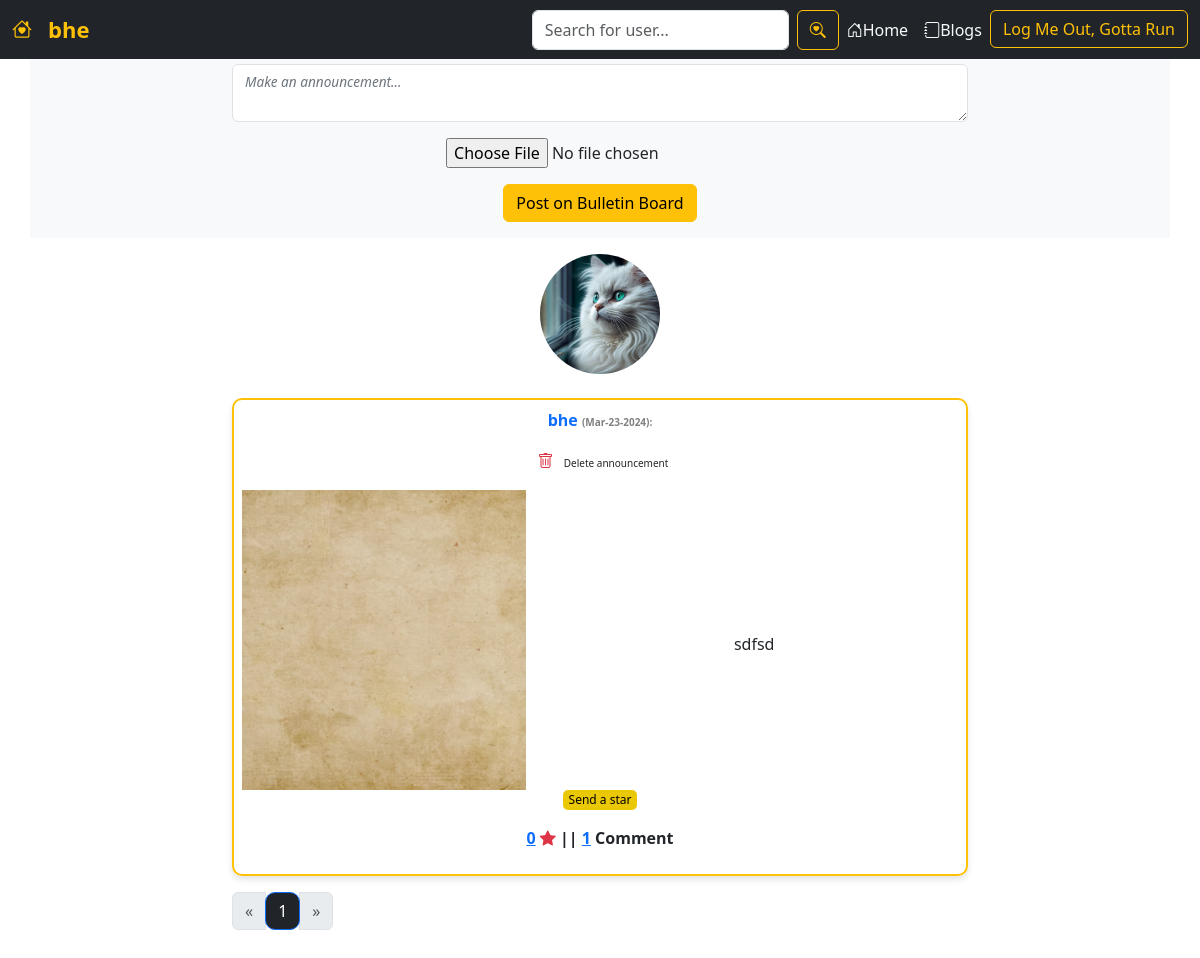
The page /bulletin-board-all/ (signed in) on the database its author committed.
### users/models.py (models this page shows, shortened)
class BulletinBoard(models.Model):
    id = models.UUIDField(primary_key=True, default=uuid.uuid4)
    user = models.CharField(max_length=100)
    content = models.TextField()
    image = models.ImageField(default='read-me.jpg', upload_to='announcement_pics')
    liked = models.ManyToManyField(User, default=None, blank=True, related_name='liked')
    created_at = models.DateTimeField(default=datetime.now)
    no_of_likes = models.IntegerField(default=0)
    no_of_comments = models.IntegerField(default=0)
    highlight = models.BooleanField(default=False)

### users/views.py (the view)
# urls.py: path('bulletin-board-all/', views.show_bulletin_board, name='show-bulletin-board'),
def show_bulletin_board(request):
    try:
        user_object = User.objects.get(username=request.user.username)
        user_profile = Profile.objects.get(user=user_object)
    except User.DoesNotExist:
        user_profile = None
    except Profile.DoesNotExist:
        user_profile = None
    user_following_list = []
    feed = []
    user_following = FollowersCount.objects.filter(follower=request.user.username)
    for users in user_following:
        user_following_list.append(users.user)
    for usernames in user_following_list:
        feed_lists = BulletinBoard.objects.filter(user=usernames)
        feed.append(feed_lists)
    user_posts = BulletinBoard.objects.filter(user=request.user)
    highlighted_posts = BulletinBoard.objects.filter(highlight=True)
    feed_list = list(chain(*feed)) + list(user_posts) + list(highlighted_posts)
    feed_list = sorted(feed_list, key=lambda x: x.created_at, reverse=True)
    if not feed_list and request.user.is_authenticated:
        messages.info(request, "Follow people to start viewing their announcements.")
    paginator = Paginator(feed_list, 18)
    page_number = request.GET.get('page', 1)
    try:
        posts = paginator.page(page_number)
    except PageNotAnInteger:
        posts = paginator.page(1)
    except EmptyPage:
        posts = paginator.page(paginator.num_pages)
    return render(request, 'users/bulletin-board.html', {'user_profile': user_profile, 'posts': posts})

### users/templates/users/bulletin-board.html (shortened to what this page needs)
{% extends 'users/base.html' %}
{% block content %}
<section id="bulletin-board" class="mt-5">
    <div class="container mb-0 pb-5 mt-5">
        <div class="row justify-content-center bg-light py-3">
            <div class="col-md-8 text-center">
                {% if user.is_authenticated and request.user.profile.verified %}
                <form action="{% url 'users:bulletin-board' %}" method="POST" enctype="multipart/form-data">
                    <div class="form-floating">
                        <textarea class="form-control" name="content" id="floatingTextarea" oninput="autoAdjustTextarea()"></textarea>
                        <label for="floatingTextarea"><span class="text-secondary fst-italic">Make an announcement...</span></label>
                    </div>
                    <div class="form-group mt-3">
                        <input type="file" class="form-control-file" id="image" name="image">
                    </div>
                    <button type="submit" class="btn btn-warning mt-3">
                        Post on Bulletin Board
                    </button>
                </form>
            {% endif %}
        </div>
    </div>
        <div class="text-center mt-3">
            <img width="120" height="120" style="object-fit:cover; border-radius:60px;" src="/pictures/profile_pictures/profilepic.jpg"/><br>
        </div>
        <div class="text-center pt-3">
        </div>
        <div class="row justify-content-center">
            <div class="col-md-8 text-center">
                {% for post in posts %}
                    {% if post.highlight %}
                    <div class="bg-light border border-2 border-warning p-2 mb-3" style="
                    border-radius:10px;
                    box-shadow: 0 4px 6px rgba(0, 0, 0, 0.1);
                    ">
                    <div class="">
                        <p style="font-size:12px;
                                font-weight:bolder; color:rgb(255, 191, 0);
                                margin-bottom: 1px;">HIGHLIGHT</p>
                            <p class="fw-bold text-warning">
                                <a href="{% url 'profile' username=post.user %}" style="text-decoration: none;">
                        <p class="fw-bold text-warning">
                            <a href="{% url 'profile' username=post.user %}" style="text-decoration: none;">
                                <i class="bi bi-check-circle-fill text-warning"></i>
                                 <span>{{ post.user }}</span>
                            </a>
                                <span style="font-size:10px; color:gray;">
                                ({{ post.created_at|date:"M-d-Y" }} || {{ post.created_at|time:"g:i A" }}):
                            </span>
                        </p>
                        {% if post.user == user.username %}
                        <form action="{% url 'users:delete-post' post.id %}" method="POST">
                            {% csrf_token %}
                            <button type="submit" class="text-danger" style="border:none; background-color:white;"><i class="bi bi-trash"></i></button>
                            <span style="font-size: 10px; ">Delete announcement</span>
                        </form>
                    {% endif %}
                    <div class="row align-items-center pt-3">
                        <div class="col-lg-5">
                            <a href="{{ post.image.url }}" data-lightbox="image" class="lightbox-link">
                            <img src="{{ post.image.url }}" style="object-fit:cover; width:100%; height: 300px;">
                            <div class="close-button"></div>
                            </a>
                        </div>
                        <div class="col-lg-7">
                            <p class="text-muted my-4" style="text-align: left;">
                                <div class="bulletin-post" id="post{{ post.id }}">
                                    {{ post.content|truncatewords:60 }}
                                    {% if post.content|wordcount > 60 %}
                                        <span class="full-text" style="display: none;">
                                            {{ post.content }}
                                        </span>
                                        <a href="#" class="toggle-link" style="
                                        text-decoration:none;
                                        color:blue;">Show more</a>
                                    {% endif %}
                                </div>
                            </p>
                        </div>
                    </div>
                    {% else %}
                    <div class="border border-2 border-warning p-2 mb-3" style="
                        border-radius:10px;
                        box-shadow: 0 4px 6px rgba(0, 0, 0, 0.1);
                        ">
                        <div class="">
                            <p class="fw-bold text-warning">
                                <a href="{% url 'profile' username=post.user %}" style="text-decoration: none;">
                                    <span>{{ post.user }}</span>
                                </a>
                                    <span style="font-size:10px; color:gray;">
                                    ({{ post.created_at|date:"M-d-Y" }}):
                                </span>
                            </p>
                            {% if post.user == user.username %}
                            <form action="{% url 'users:delete-post' post.id %}" method="POST">
                                <button type="submit" class="text-danger" style="border:none; background-color:white;"><i class="bi bi-trash"></i></button>
                                <span style="font-size: 10px; ">Delete announcement</span>
                            </form>
                        {% endif %}
                        <div class="row align-items-center pt-3">
                            <div class="col-lg-5">
                                <a href="{{ post.image.url }}" data-lightbox="image">
                                    <img src="{{ post.image.url }}" style="object-fit:cover; width:100%; height: 300px;">
                                </a>
                            </div>
                            <div class="col-lg-7">
                                <p class="text-muted my-4" style="text-align: left;">
                                    <div class="bulletin-post" id="post{{ post.id }}">
                                        {{ post.content|truncatewords:60 }}
                                    </div>
                                </p>
                            </div>
                        </div>
                    {% endif %}
                        </div>
                        <form action="{% url 'users:like-post' %}" method="POST" class="like-form" id="{{post.id}}">
                            <p class="fst-italic" style="font-size:12px;">
                                {% if user not in post.liked.all %}
                                <button type="submit" style="border:none; border-radius:5px; background-color:#ebc805;" class="like-btn{{post.id}}">
                                    Send a star
                                </button>
                                {% else %}
                                <button type="submit" style="border:none; border-radius:5px; background-color:#ebc805;" class="like-btn{{post.id}}">
                                    Unsend star
                                </button>
                                {% endif %}
                                <div class="d-inline fw-bold">
                                    <a href="{% url 'users:likers' post.id %}"
                                    {% comment %} data-bs-toggle="modal" data-bs-target="#likersModal"> {% endcomment %}
                                        <span class="like-count{{post.id}}">{{ post.no_of_likes }}</a></span>
                                    <span><i class="bi bi-star-fill text-danger"></i></span> ||
                                    <a href="{% url 'users:likers' post.id %}">
                                        <span>{{ post.no_of_comments }}</span></a>
                                        {% if post.no_of_comments == 1 %}Comment
                                        {%else%} Comments {% endif %}
                                </div>
                            </p>
                        </form>
                    </div>
                    {% endfor %}
                <div class="pagination">
                    <nav aria-label="Page navigation example">
                        <ul class="pagination">
                            <li class="page-item {% if not posts.has_previous %}disabled{% endif %}">
                                <a class="page-link" href="?page=1" aria-label="Previous">
                                    <span aria-hidden="true">&laquo;</span>
                                </a>
                            </li>
                            {% for page_num in posts.paginator.page_range %}
                            <li class="page-item {% if page_num == posts.number %}active{% endif %}">
                                <a class="page-link bg-dark" style="
                                border-radius:10px;" href="?page={{ page_num }}">{{ page_num }}</a>
                            </li>
                            {% endfor %}
                            {% if posts.has_next %}
                            <li class="page-item">
                                <a class="page-link" href="?page={{ posts.next_page_number }}" aria-label="Next">
                                    <span aria-hidden="true">&raquo;</span>
                                </a>
                            </li>
                            {% else %}
                            <li class="page-item disabled">
                                <span class="page-link" aria-hidden="true">&raquo;</span>
                            </li>
                            {% endif %}
                        </ul>
                    </nav>
                </div>
            </div>
        </div>
    </div>
</section>
{% endblock %}

### users/templates/users/base.html (shortened to what this page needs)
{% load static %}
<!doctype html>
<html lang="en">
<head>
    <link href="https://cdn.jsdelivr.net/npm/bootstrap@5.3.2/dist/css/bootstrap.min.css" rel="stylesheet">
    <link rel="stylesheet" href="https://cdn.jsdelivr.net/npm/bootstrap-icons@1.11.2/font/bootstrap-icons.min.css">
    <link rel="stylesheet" href="https://cdnjs.cloudflare.com/ajax/libs/lightbox2/2.11.3/css/lightbox.min.css">
</head>
<body>
    <nav class="navbar navbar-expand-md navbar-dark fixed-top bg-dark">
        <div class="container-xxl">
            <a href="{% url 'users:index' %}" class="navbar-brand">
                <span class="fw-bold text-warning">
                    {% if user.is_authenticated %}
                    <i class="bi bi-house-heart"></i>
                    <a href="{% url 'profile' username=user.username %}" class="fw-bold text-warning navbar-brand" style="text-decoration: none; font-size:22px;">{{ user.username }}</a>
                    {% else %}
                    <i class="bi bi-shield-fill-exclamation"></i>
                    Limited access
                    {% endif %}
                </span>
            </a>
            <div class="collapse navbar-collapse justify-content-end align-center" id="main-nav">
                <ul class="navbar-nav">
                    <form class="d-flex" role="search" action="{% url 'users:search' %}" method='POST'>
                        <input class="form-control me-2" name="username" type="text" placeholder="Search for user..." aria-label="Search">
                        <button class="btn btn-outline-warning" type="submit"><i class="bi bi-search-heart"></i></button>
                      </form>
                    <li class="nav-item">
                        <a href="/" class="nav-link text-light"><i class="bi bi-house-door"></i>Home</a>
                    </li>
                    <li class="nav-item">
                        <a href="{% url 'blogs:blogs' %}" class="nav-link text-light"><i class="bi bi-journal"></i>Blogs</a>
                    </li>
                    {% if user.is_authenticated %}
                    <li class="nav-item">
                        <a href="{% url 'logout' %}" class="btn btn-outline-warning">Log Me Out, Gotta Run</a>
                    </li>
                    {% else %}
                    <li class="nav-item">
                        <a href="{% url 'login' %}" class="btn btn-warning">Log Me In</a>
                    </li>
                    {% endif %}
                </ul>
            </div>
        </div>
    </nav>
    {% block content %}
    {% endblock %}
</body>
</html>

### users/templates/users/base.html (style rules this page uses)
.form-control { overflow-y: hidden; }

### rows shown on the page
BulletinBoard: user "bhe", created_at "Mar-23-2024", shows "Delete announcement", image (picture), content "sdfsd", no_of_likes "0", no_of_comments "1", shows "Comment"

### other values the page prints
{{ user.username }} "bhe"
{{ page_num }} "1"
